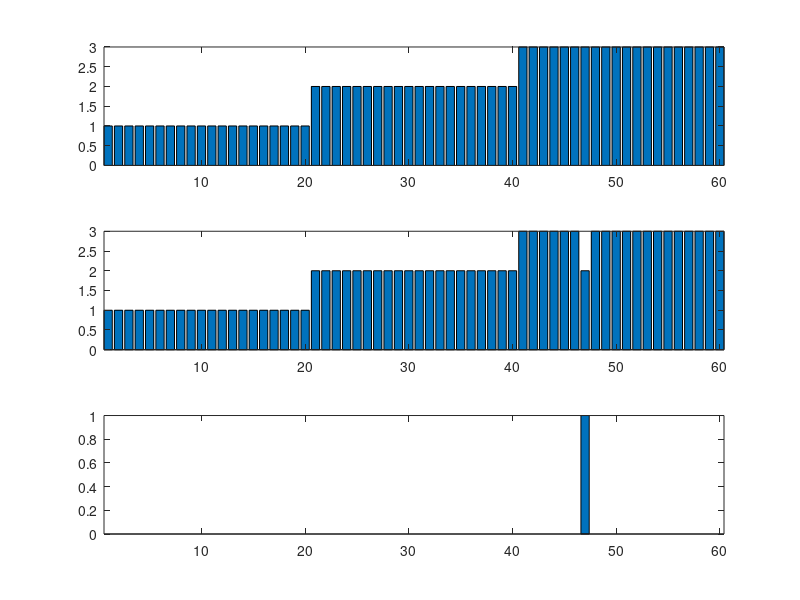
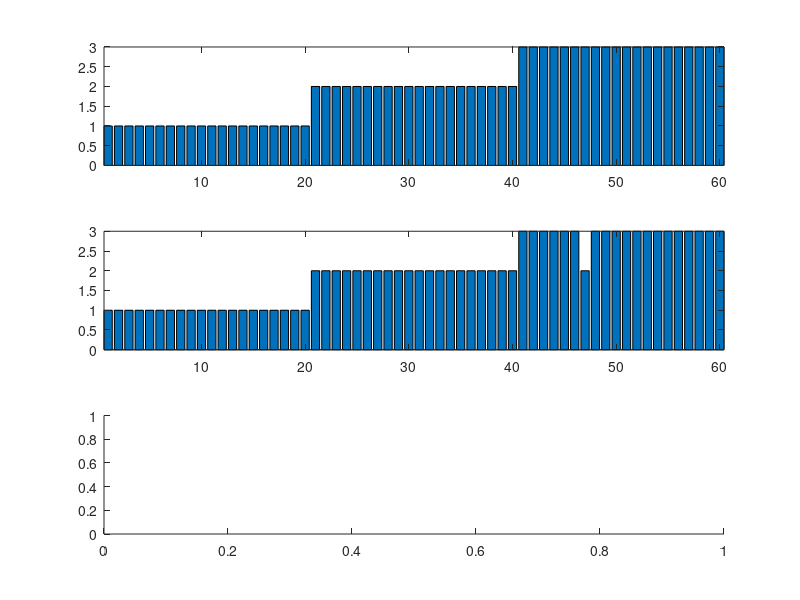

Write the MATLAB code that produced these figures, in order. (Note: this script raises an error after producing the figures.)
%% 특징 4개를 모두 사용하여, 3개 종을 분류
% 데이터 불러오기 / 각 종을 숫자로 표현 1: setosa, 2: versicolor, 3: virginica / 학습데이터와 평가데이터 나누기
clear; close all; clc; 

load fisheriris;

spcs2num = [];
for k=1:1:length(species)
    if strcmp(species(k), 'setosa') == 1
        spcs2num(k,1) = 1;
    elseif strcmp(species(k), 'versicolor') == 1
        spcs2num(k,1) = 2;
    elseif strcmp(species(k), 'virginica') == 1
        spcs2num(k,1) = 3;
    end
end

tr_id = [21:1:50 71:1:100 121:1:150];
Training_data = meas(tr_id, :); % sepal length/width, petal length/width 모두 가져오기
Training_label = spcs2num(tr_id,:);

ts_id = [1:1:20 51:1:70 101:1:120];
Test_data = meas(ts_id, :);  % sepal length/width, petal length/width 모두 가져오기
Test_label = spcs2num(ts_id,:);

%%
k = 5;
final_group = [];
for id = 1:1:length(Test_label)
    tmp_data = Test_data(id,:); % 평가해보고 싶은 데이터 가져오기 
    
    % 학습 데이터와 평가해보고 싶은 데이터 간의 거리를 계산
    u_dis = [];
    for i=1:1:length(Training_label)
        u_dis(i,1) = sqrt( sum( (Training_data(i,:) - tmp_data).^2 ) );
    end
    
    % 가장 인접한 k개를 찾는다
    [s_v, s_i] = sort(u_dis, 'ascend');
    k_idx = s_i(1:k);
    
    % 해당 k개의 데이터가 어떤 그룹에 속해있는지 확인
    k_group = Training_label(k_idx,1);
    final_group(id,1) = mode(k_group);
end

figure;
subplot(311); bar(Test_label); axis tight;
subplot(312); bar(final_group); axis tight;
subplot(313); bar(Test_label - final_group); axis tight;


mdl = fitcknn(Training_data, Training_label, 'NumNeighbors', k, 'Distance', 'euclidean');
mat_res = predict(mdl, Test_data);

figure;
subplot(311); bar(Test_label); axis tight; 
subplot(312); bar(final_group); axis tight;
subplot(313); bar(mat_res); axis tight; 
